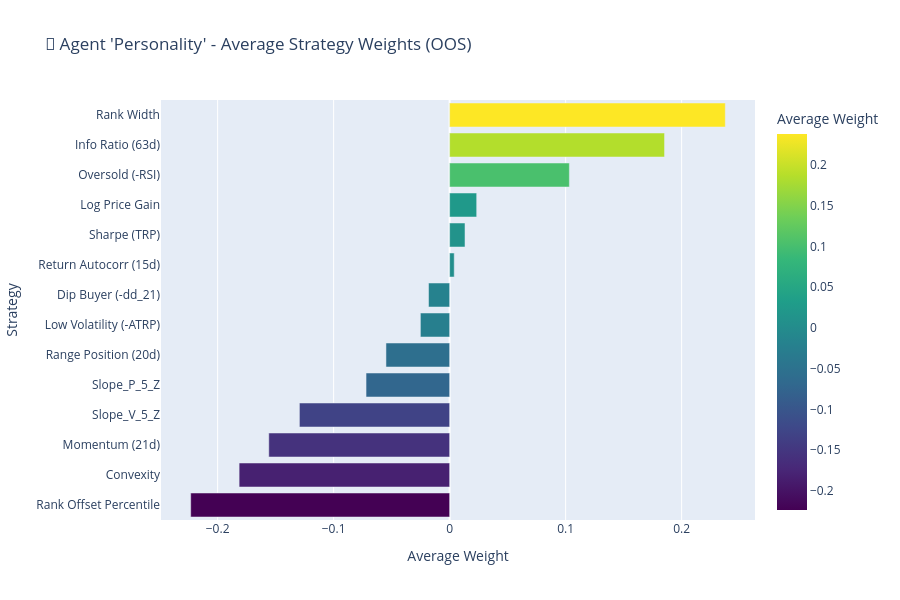

Source (notebook cell):
### Markdown cell above
### CELL 4: Visualizing the Agent's "Personality" (Action Distribution)

### Code cell
# Calculate the mean weight for each strategy across the entire OOS period
mean_actions = blotter_df[action_names].mean().reset_index()
mean_actions.columns = ["Strategy", "Average Weight"]
mean_actions = mean_actions.sort_values("Average Weight", ascending=True)

fig = px.bar(
    mean_actions,
    x="Average Weight",
    y="Strategy",
    orientation="h",
    title="🤖 Agent 'Personality' - Average Strategy Weights (OOS)",
    color="Average Weight",
    color_continuous_scale="Viridis",
)
fig.update_layout(height=600, width=900)
fig.show()

### Figure 1 — Plotly figure (JSON) as saved in the notebook; plotly's stock layout.template omitted (floating-point values rounded to 4 significant figures)
{"data": [{"alignmentgroup": "True", "hovertemplate": "Average Weight=%{marker.color}<br>Strategy=%{y}<extra></extra>", "legendgroup": "", "marker": {"color": [-0.2232, -0.1815, -0.1559, -0.1295, -0.07205, -0.05488, -0.02521, -0.01818, 0.003972, 0.01324, 0.02332, 0.1032, 0.1853, 0.2376], "coloraxis": "coloraxis", "pattern": {"shape": ""}}, "name": "", "offsetgroup": "", "orientation": "h", "showlegend": false, "textposition": "auto", "type": "bar", "x": [-0.2232, -0.1815, -0.1559, -0.1295, -0.07205, -0.05488, -0.02521, -0.01818, 0.003972, 0.01324, 0.02332, 0.1032, 0.1853, 0.2376], "xaxis": "x", "y": ["Rank Offset Percentile", "Convexity", "Momentum (21d)", "Slope_V_5_Z", "Slope_P_5_Z", "Range Position (20d)", "Low Volatility (-ATRP)", "Dip Buyer (-dd_21)", "Return Autocorr (15d)", "Sharpe (TRP)", "Log Price Gain", "Oversold (-RSI)", "Info Ratio (63d)", "Rank Width"], "yaxis": "y"}], "layout": {"barmode": "relative", "coloraxis": {"colorbar": {"title": {"text": "Average Weight"}}, "colorscale": [[0, "#440154"], [0.1111, "#482878"], [0.2222, "#3e4989"], [0.3333, "#31688e"], [0.4444, "#26828e"], [0.5556, "#1f9e89"], [0.6667, "#35b779"], [0.7778, "#6ece58"], [0.8889, "#b5de2b"], [1, "#fde725"]]}, "height": 600, "legend": {"tracegroupgap": 0}, "title": {"text": "🤖 Agent 'Personality' - Average Strategy Weights (OOS)"}, "width": 900, "xaxis": {"anchor": "y", "domain": [0, 1], "title": {"text": "Average Weight"}}, "yaxis": {"anchor": "x", "domain": [0, 1], "title": {"text": "Strategy"}}}}
